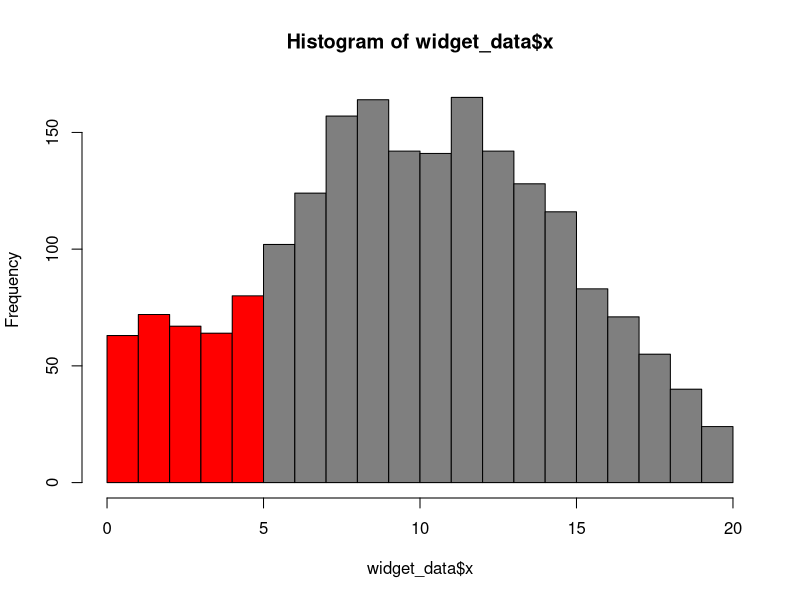
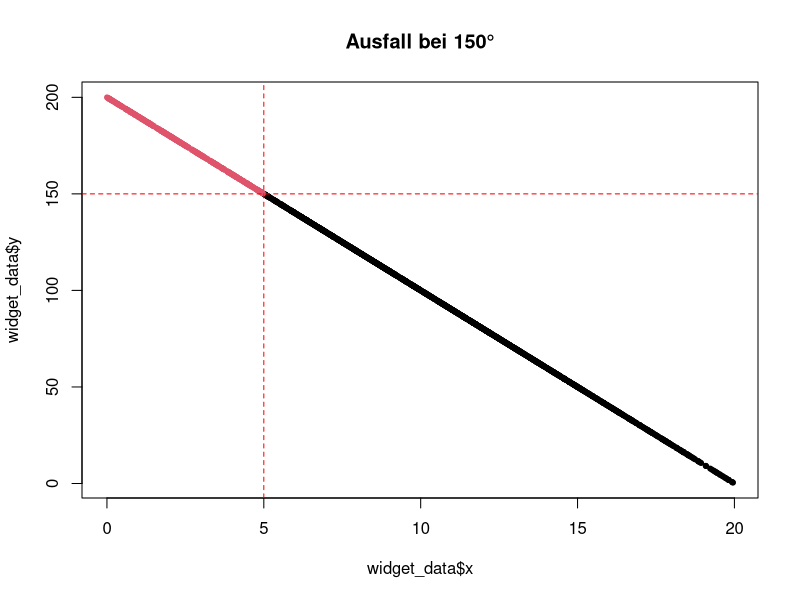
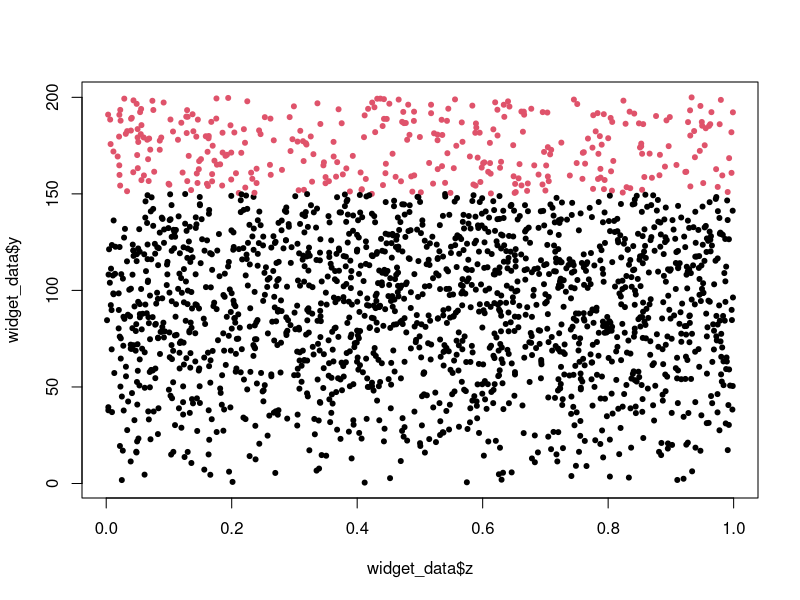
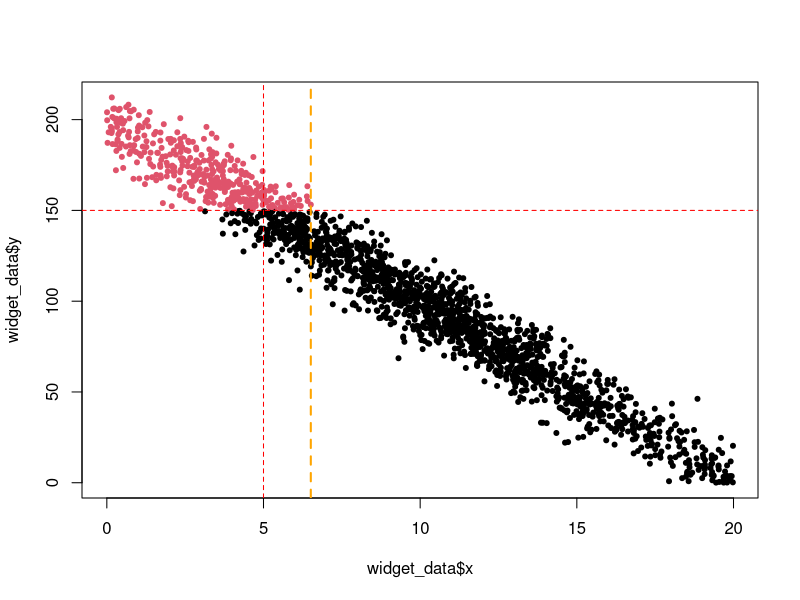
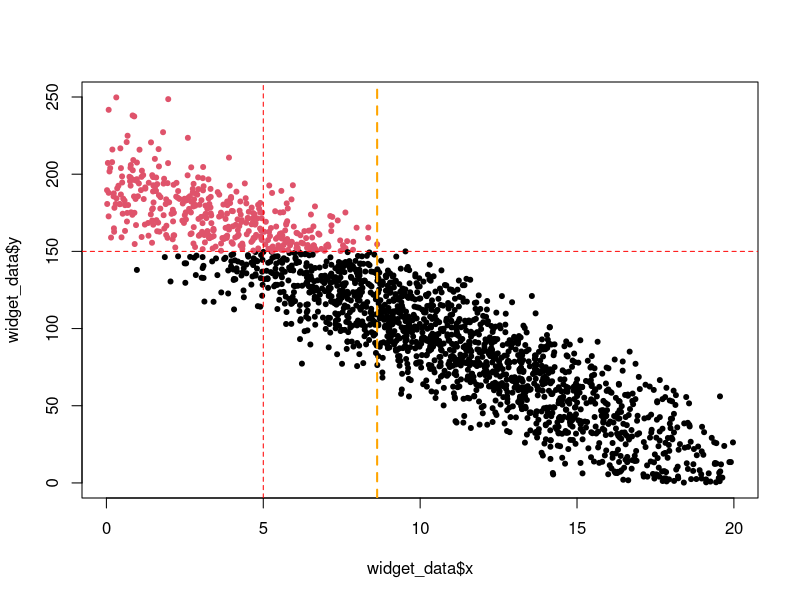
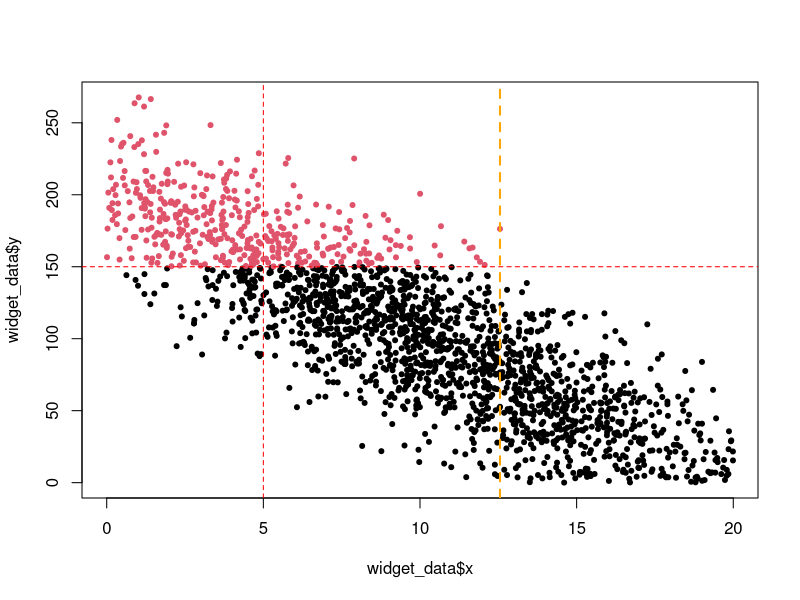
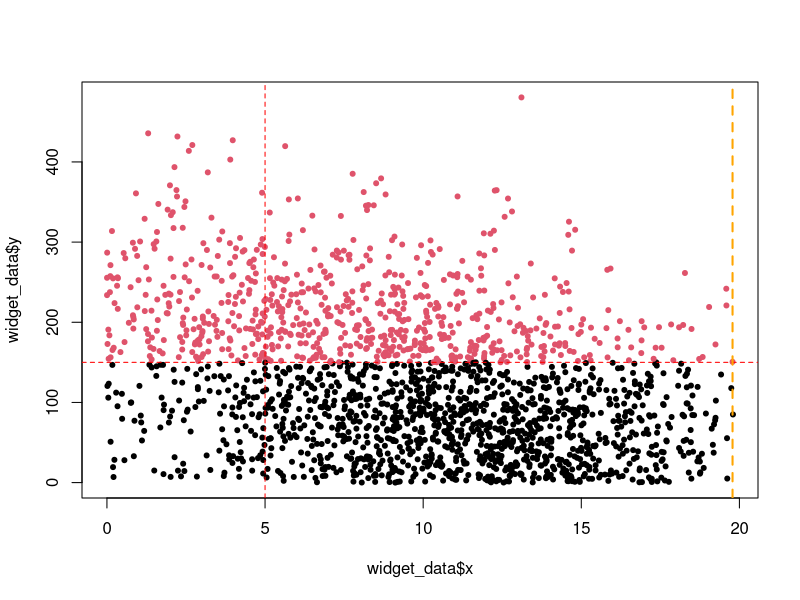
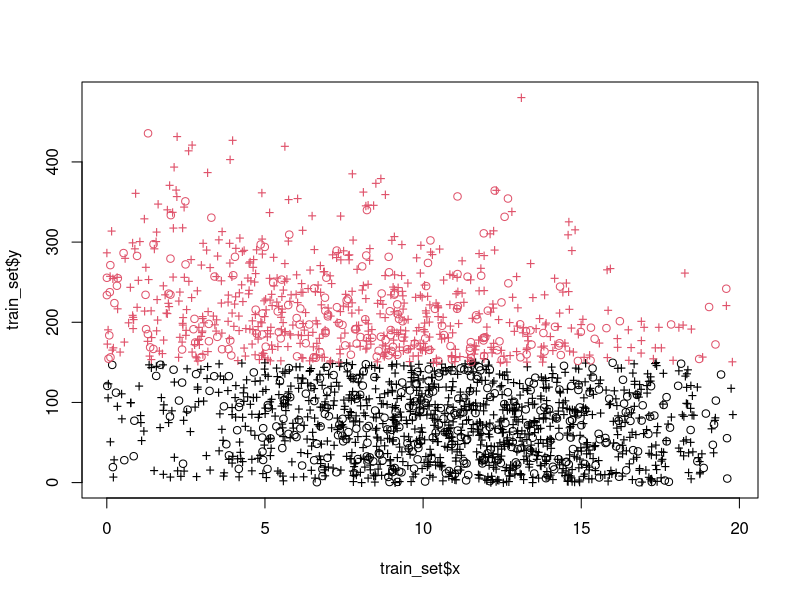

The R script that drew these images, in order:
## ---- chunk 1
knitr::opts_chunk$set(echo = FALSE)
library(dplyr)
library(pROC)
## ---- chunk 2
print("Dieses Märchen wurde erstellt am:")
print(Sys.time())
## ---- chunk 3
sim_widget_data <- function(noise=10){
  N=2000
  x_temp <- rnorm(N,mean = 10,sd = 5)
  x<-x_temp
  x[which(x_temp <0)]<-x_temp[which(x_temp <0)]*(-1)
  x[which(x_temp >20)]<-x_temp[which(x_temp >20)]-20
  
  y_temp <-  - 10*x + 200 + rnorm(N, sd=noise)
  y<-y_temp
  y[which(y_temp <0)]<-y_temp[which(y_temp <0)]*-1
  z<-runif(N)
  
  bad_widget <- factor(y > 150) #original
  data.frame(x, y,z, bad_widget)
}
widget_data <- sim_widget_data(0)
## ---- chunk 4
hist(widget_data$x, breaks=20,col=c(rep("red",5),rep("grey50",15)))
## ---- chunk 5
plot(widget_data$x, widget_data$y, col=widget_data$bad_widget, pch=20, 
     main="Ausfall bei 150°")
abline(h=150, col="red", lty=2)
abline(v=5, col="red", lty=2)
## ---- chunk 6
cor(widget_data$x, widget_data$y)
## ---- chunk 7
plot(widget_data$z, widget_data$y, col=widget_data$bad_widget, pch=20)
## ---- chunk 8
widget_data <- sim_widget_data(10)
plot(widget_data$x, widget_data$y, col=widget_data$bad_widget, pch=20)
abline(h=150, col="red", lty=2)
abline(v=5, col="red", lty=2)
abline(v=max(widget_data$x[which(widget_data$bad_widget==T)]), col="orange", lty=2, lwd=2)
## ---- chunk 9
widget_data <- sim_widget_data(20)
plot(widget_data$x, widget_data$y, col=widget_data$bad_widget, pch=20)
abline(h=150, col="red", lty=2)
abline(v=5, col="red", lty=2)
abline(v=max(widget_data$x[which(widget_data$bad_widget==T)]), col="orange", lty=2, lwd=2)
## ---- chunk 10
widget_data <- sim_widget_data(30)
plot(widget_data$x, widget_data$y, col=widget_data$bad_widget, pch=20)
abline(h=150, col="red", lty=2)
abline(v=5, col="red", lty=2)
abline(v=max(widget_data$x[which(widget_data$bad_widget==T)]), col="orange", lty=2, lwd=2)
## ---- chunk 11
widget_data <- sim_widget_data(100)
plot(widget_data$x, widget_data$y, col=widget_data$bad_widget, pch=20)
abline(h=150, col="red", lty=2)
abline(v=5, col="red", lty=2)
abline(v=max(widget_data$x[which(widget_data$bad_widget==T)]), col="orange", lty=2, lwd=2)
## ---- chunk 12
cor(widget_data$x, widget_data$y)
cor(widget_data$z, widget_data$y)
## ---- chunk 13
test_set_idx <- sample(1:nrow(widget_data), 
                       size=floor(nrow(widget_data)/4))
test_set <- widget_data[test_set_idx,]
train_set <- widget_data[-test_set_idx,]
## ---- chunk 14
plot(train_set$x,train_set$y,col=train_set$bad_widget, pch="+")
points(test_set$x,test_set$y,col=test_set$bad_widget, pch=1)
## ---- chunk 15
fit_glm_x <- glm(bad_widget ~ x, train_set, family=binomial(link="logit"))
fit_glm_z <- glm(bad_widget ~ z, train_set, family=binomial(link="logit"))
## ---- chunk 16
pred_glm_lx <- predict(fit_glm_x, test_set, type="link")
pred_glm_lz <- predict(fit_glm_z, test_set, type="link")
## ---- chunk 17
pred_glm_rx <- predict(fit_glm_x, test_set, type="response")
pred_glm_rz <- predict(fit_glm_z, test_set, type="response")

## ---- chunk 18
test_set$int=NA
test_set$int[which(test_set$x<5)]<-1
test_set$int[which(test_set$x>=5)]<-0
tab_int<-table(test_set$int,test_set$bad_widget)
print(tab_int)
## ---- chunk 19
print(sum(diag(tab_int))/sum(tab_int)*100)

## ---- chunk 20
glm_rx_cut<-cut(pred_glm_rx,breaks = c(-Inf, 0.5, Inf), labels=c(0,1))%>%
  as.character()%>%
  as.integer()%>%
  as.logical()
tab_glm_x<-table(glm_rx_cut,test_set$bad_widget)
## ---- chunk 21
print(tab_glm_x)

## ---- chunk 22
print(sum(diag(tab_glm_x))/sum(tab_glm_x)*100)
## ---- chunk 23

## ---- chunk 24
glm_rz_cut<-cut(pred_glm_rz,breaks = c(-Inf, 0.5, Inf), labels=c(0,1))%>%
  as.character()%>%
  as.integer()%>%
  as.logical()
tab_glm_z<-table(glm_rz_cut,test_set$bad_widget)
## ---- chunk 25
tab_glm_z

## ---- chunk 26
(sum(diag(tab_glm_z))/sum(tab_glm_z))*100
## ---- chunk 27
roc_glm_x<-roc(test_set$bad_widget, pred_glm_rx, direction="<")
roc_glm_z<-roc(test_set$bad_widget, pred_glm_rz, direction="<")
roc_int<-roc(test_set$bad_widget, test_set$int, direction="<")


plot(roc_glm_x, col="red", lwd=2)
lines(roc_glm_z, col="magenta",lwd=2)
lines(roc_int, col="blue", lwd=2)
## ---- chunk 28

